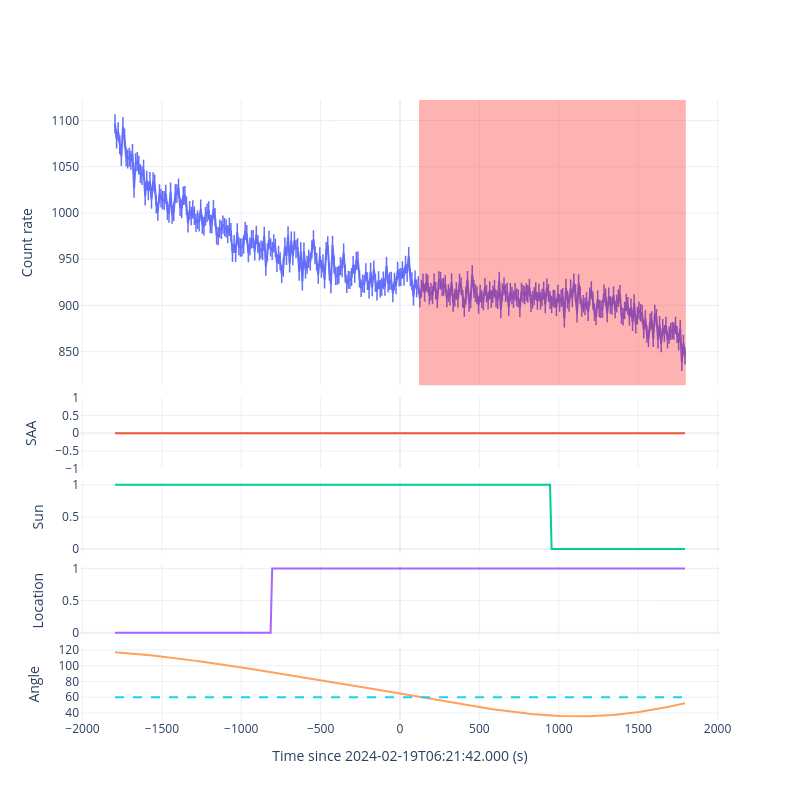
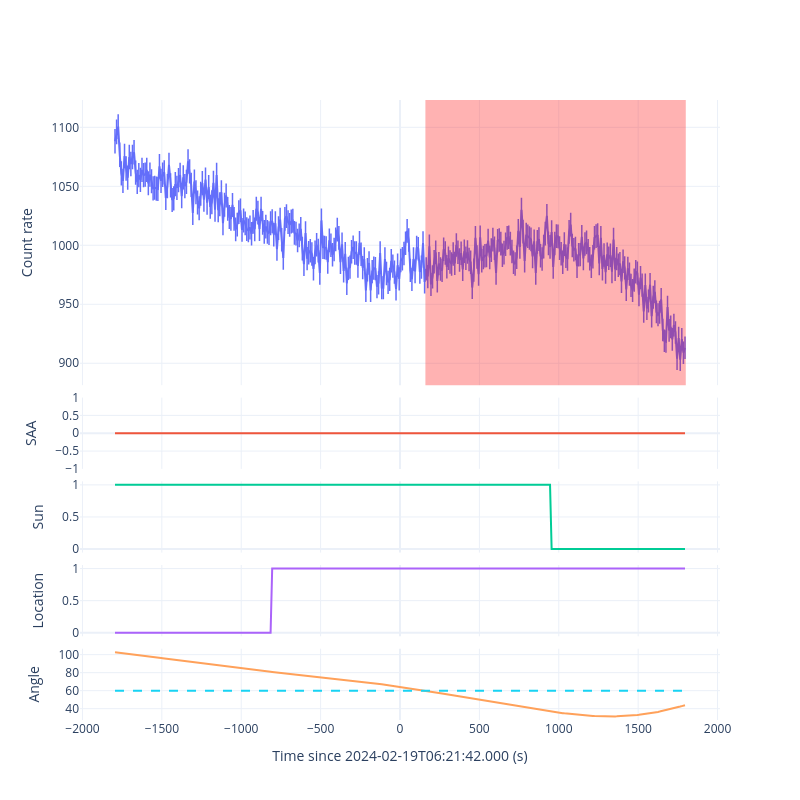
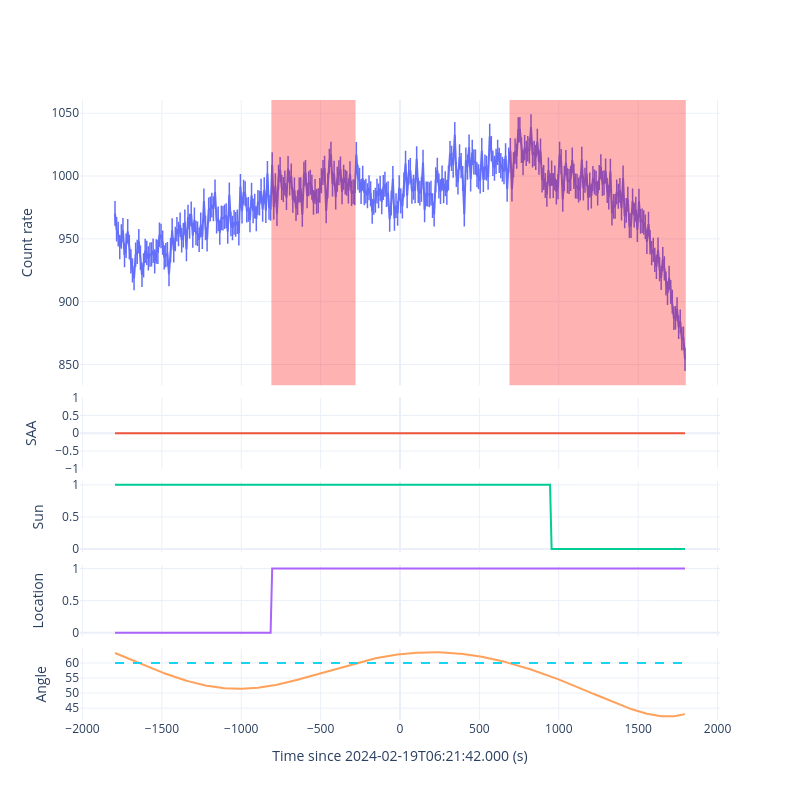
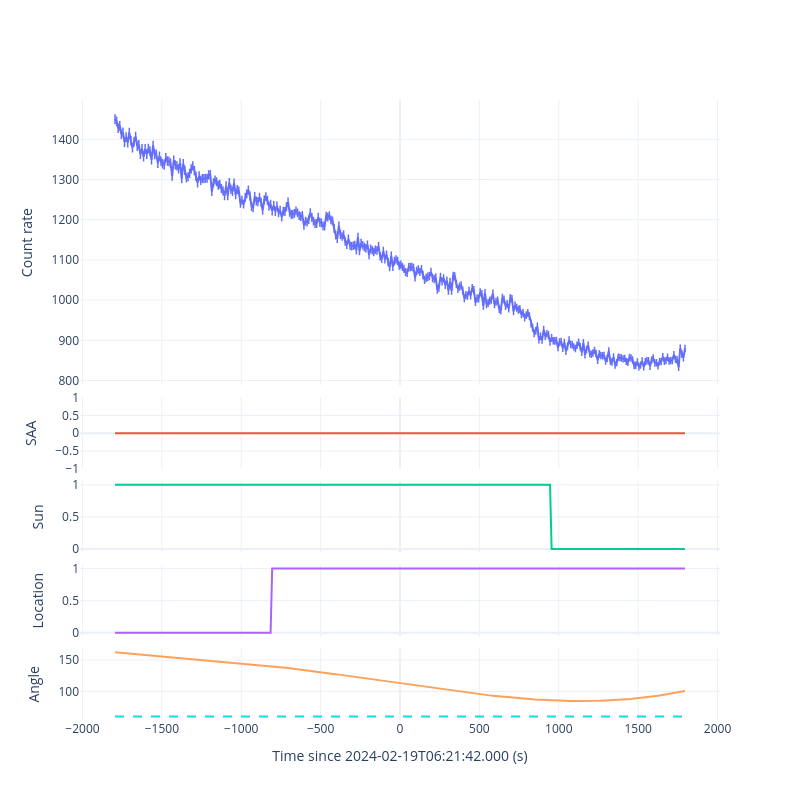

The cell these charts' notebook holds for them, in order:
### Code cell
gbm_goback_geo = gbmGeometry(file=gbm_goback_rtv.rtv_res['poshist'])

for det in ['n0', 'n1', 'n2', 'n3', 'n4', 'n5', 'n6', 'n7', 'n8', 'n9', 'na', 'nb']:
    gbm_tte = gbmTTE(gbm_rtv.rtv_res['tte'][det])
    gbm_tte.filter_time([-1800, 1800], fermi_met)
    if det[0] == 'n':
        gbm_tte.filter_energy([8, 900])
    else:
        gbm_tte.filter_energy([300, 38000])
    gbm_tte.lc_binsize = 10

    gbm_saa = gbm_goback_geo.get_saa_passage(met=gbm_tte.lc_time + fermi_goback_met)
    gbm_sun = gbm_goback_geo.get_sun_visible(met=gbm_tte.lc_time + fermi_goback_met)
    gbm_loc = gbm_goback_geo.get_location_visible(
        ra=80.016, dec=25.541, met=gbm_tte.lc_time + fermi_goback_met
    )
    gbm_ang = gbm_goback_geo.get_detector_angle(
        ra=80.016, dec=25.541, det=det, met=gbm_tte.lc_time + fermi_goback_met
    )

    roi_list = []
    for i in range(len(gbm_tte.lc_time)):
        if not gbm_saa[i] and gbm_loc[i] and gbm_ang[i] < 60:
            roi_list.append(gbm_tte.lc_bin_list[i])
    roi_list = union(roi_list)

    print(format_message(f'extract light curve for {det}'))

    fig = make_subplots(
        rows=5,
        cols=1,
        row_heights=[0.8, 0.2, 0.2, 0.2, 0.2],
        shared_xaxes=True,
        horizontal_spacing=0,
        vertical_spacing=0.02,
    )

    lc = go.Scatter(
        x=gbm_tte.lc_time,
        y=gbm_tte.lc_src_rate,
        mode='lines+markers',
        name='lightcurve',
        showlegend=False,
        error_y=dict(type='data', array=gbm_tte.lc_src_rate_err, thickness=1.5, width=0),
        marker=dict(symbol='cross-thin', size=0),
    )
    fig.add_trace(lc, row=1, col=1)

    for roi in roi_list:
        fig.add_vrect(
            x0=roi[0], x1=roi[1], fillcolor='red', opacity=0.3, line_width=0, row=1, col=1
        )

    saa = go.Scatter(
        x=gbm_tte.lc_time, y=gbm_saa.astype(int), mode='lines', name='SAA passage', showlegend=False
    )
    fig.add_trace(saa, row=2, col=1)

    sun = go.Scatter(
        x=gbm_tte.lc_time, y=gbm_sun.astype(int), mode='lines', name='sun visible', showlegend=False
    )
    fig.add_trace(sun, row=3, col=1)

    loc = go.Scatter(
        x=gbm_tte.lc_time,
        y=gbm_loc.astype(int),
        mode='lines',
        name='location visible',
        showlegend=False,
    )
    fig.add_trace(loc, row=4, col=1)

    ang = go.Scatter(
        x=gbm_tte.lc_time, y=gbm_ang, mode='lines', name='detector angle', showlegend=False
    )
    a60 = go.Scatter(
        x=gbm_tte.lc_time,
        y=[60] * len(gbm_tte.lc_time),
        mode='lines',
        showlegend=False,
        line=dict(width=2, dash='dash'),
    )
    fig.add_trace(ang, row=5, col=1)
    fig.add_trace(a60, row=5, col=1)

    fig.update_xaxes(title_text=f'Time since {gbm_tte.timezero_utc} (s)', row=5, col=1)
    fig.update_yaxes(title_text='Count rate', row=1, col=1)
    fig.update_yaxes(title_text='SAA', row=2, col=1)
    fig.update_yaxes(title_text='Sun', row=3, col=1)
    fig.update_yaxes(title_text='Location', row=4, col=1)
    fig.update_yaxes(title_text='Angle', row=5, col=1)
    fig.update_layout(template='plotly_white', height=800, width=800)
    fig.update_layout(legend=dict(x=1, y=1, xanchor='right', yanchor='bottom'))

    fig.show()

### Figure 1 — Plotly figure (JSON) as saved in the notebook; plotly's stock layout.template omitted (floating-point values rounded to 4 significant figures; data arrays with more than 128 entries replaced by an {"elided": "..."} marker saying what was removed)
{"data": [{"error_y": {"array": {"elided": "360 float values"}, "thickness": 1.5, "type": "data", "width": 0}, "marker": {"size": 0, "symbol": "cross-thin"}, "mode": "lines+markers", "name": "lightcurve", "showlegend": false, "type": "scatter", "x": {"elided": "360 float values"}, "xaxis": "x", "y": {"elided": "360 float values"}, "yaxis": "y"}, {"mode": "lines", "name": "SAA passage", "showlegend": false, "type": "scatter", "x": {"elided": "360 float values"}, "xaxis": "x2", "y": {"elided": "360 int values"}, "yaxis": "y2"}, {"mode": "lines", "name": "sun visible", "showlegend": false, "type": "scatter", "x": {"elided": "360 float values"}, "xaxis": "x3", "y": {"elided": "360 int values"}, "yaxis": "y3"}, {"mode": "lines", "name": "location visible", "showlegend": false, "type": "scatter", "x": {"elided": "360 float values"}, "xaxis": "x4", "y": {"elided": "360 int values"}, "yaxis": "y4"}, {"mode": "lines", "name": "detector angle", "showlegend": false, "type": "scatter", "x": {"elided": "360 float values"}, "xaxis": "x5", "y": {"elided": "360 float values"}, "yaxis": "y5"}, {"line": {"dash": "dash", "width": 2}, "mode": "lines", "showlegend": false, "type": "scatter", "x": {"elided": "360 float values"}, "xaxis": "x5", "y": {"elided": "360 int values"}, "yaxis": "y5"}], "layout": {"height": 800, "legend": {"x": 1, "xanchor": "right", "y": 1, "yanchor": "bottom"}, "shapes": [{"fillcolor": "red", "line": {"width": 0}, "opacity": 0.3, "type": "rect", "x0": 120, "x1": 1800, "xref": "x", "y0": 0, "y1": 1, "yref": "y domain"}], "width": 800, "xaxis": {"anchor": "y", "domain": [0, 1], "matches": "x5", "showticklabels": false}, "xaxis2": {"anchor": "y2", "domain": [0, 1], "matches": "x5", "showticklabels": false}, "xaxis3": {"anchor": "y3", "domain": [0, 1], "matches": "x5", "showticklabels": false}, "xaxis4": {"anchor": "y4", "domain": [0, 1], "matches": "x5", "showticklabels": false}, "xaxis5": {"anchor": "y5", "domain": [0, 1], "title": {"text": "Time since 2024-02-19T06:21:42.000 (s)"}}, "yaxis": {"anchor": "x", "domain": [0.54, 1], "title": {"text": "Count rate"}}, "yaxis2": {"anchor": "x2", "domain": [0.405, 0.52], "title": {"text": "SAA"}}, "yaxis3": {"anchor": "x3", "domain": [0.27, 0.385], "title": {"text": "Sun"}}, "yaxis4": {"anchor": "x4", "domain": [0.135, 0.25], "title": {"text": "Location"}}, "yaxis5": {"anchor": "x5", "domain": [0, 0.115], "title": {"text": "Angle"}}}}

### Figure 2 — Plotly figure (JSON) as saved in the notebook; plotly's stock layout.template omitted (floating-point values rounded to 4 significant figures; data arrays with more than 128 entries replaced by an {"elided": "..."} marker saying what was removed)
{"data": [{"error_y": {"array": {"elided": "360 float values"}, "thickness": 1.5, "type": "data", "width": 0}, "marker": {"size": 0, "symbol": "cross-thin"}, "mode": "lines+markers", "name": "lightcurve", "showlegend": false, "type": "scatter", "x": {"elided": "360 float values"}, "xaxis": "x", "y": {"elided": "360 float values"}, "yaxis": "y"}, {"mode": "lines", "name": "SAA passage", "showlegend": false, "type": "scatter", "x": {"elided": "360 float values"}, "xaxis": "x2", "y": {"elided": "360 int values"}, "yaxis": "y2"}, {"mode": "lines", "name": "sun visible", "showlegend": false, "type": "scatter", "x": {"elided": "360 float values"}, "xaxis": "x3", "y": {"elided": "360 int values"}, "yaxis": "y3"}, {"mode": "lines", "name": "location visible", "showlegend": false, "type": "scatter", "x": {"elided": "360 float values"}, "xaxis": "x4", "y": {"elided": "360 int values"}, "yaxis": "y4"}, {"mode": "lines", "name": "detector angle", "showlegend": false, "type": "scatter", "x": {"elided": "360 float values"}, "xaxis": "x5", "y": {"elided": "360 float values"}, "yaxis": "y5"}, {"line": {"dash": "dash", "width": 2}, "mode": "lines", "showlegend": false, "type": "scatter", "x": {"elided": "360 float values"}, "xaxis": "x5", "y": {"elided": "360 int values"}, "yaxis": "y5"}], "layout": {"height": 800, "legend": {"x": 1, "xanchor": "right", "y": 1, "yanchor": "bottom"}, "shapes": [{"fillcolor": "red", "line": {"width": 0}, "opacity": 0.3, "type": "rect", "x0": 160, "x1": 1800, "xref": "x", "y0": 0, "y1": 1, "yref": "y domain"}], "width": 800, "xaxis": {"anchor": "y", "domain": [0, 1], "matches": "x5", "showticklabels": false}, "xaxis2": {"anchor": "y2", "domain": [0, 1], "matches": "x5", "showticklabels": false}, "xaxis3": {"anchor": "y3", "domain": [0, 1], "matches": "x5", "showticklabels": false}, "xaxis4": {"anchor": "y4", "domain": [0, 1], "matches": "x5", "showticklabels": false}, "xaxis5": {"anchor": "y5", "domain": [0, 1], "title": {"text": "Time since 2024-02-19T06:21:42.000 (s)"}}, "yaxis": {"anchor": "x", "domain": [0.54, 1], "title": {"text": "Count rate"}}, "yaxis2": {"anchor": "x2", "domain": [0.405, 0.52], "title": {"text": "SAA"}}, "yaxis3": {"anchor": "x3", "domain": [0.27, 0.385], "title": {"text": "Sun"}}, "yaxis4": {"anchor": "x4", "domain": [0.135, 0.25], "title": {"text": "Location"}}, "yaxis5": {"anchor": "x5", "domain": [0, 0.115], "title": {"text": "Angle"}}}}

### Figure 3 — Plotly figure (JSON) as saved in the notebook; plotly's stock layout.template omitted (floating-point values rounded to 4 significant figures; data arrays with more than 128 entries replaced by an {"elided": "..."} marker saying what was removed)
{"data": [{"error_y": {"array": {"elided": "360 float values"}, "thickness": 1.5, "type": "data", "width": 0}, "marker": {"size": 0, "symbol": "cross-thin"}, "mode": "lines+markers", "name": "lightcurve", "showlegend": false, "type": "scatter", "x": {"elided": "360 float values"}, "xaxis": "x", "y": {"elided": "360 float values"}, "yaxis": "y"}, {"mode": "lines", "name": "SAA passage", "showlegend": false, "type": "scatter", "x": {"elided": "360 float values"}, "xaxis": "x2", "y": {"elided": "360 int values"}, "yaxis": "y2"}, {"mode": "lines", "name": "sun visible", "showlegend": false, "type": "scatter", "x": {"elided": "360 float values"}, "xaxis": "x3", "y": {"elided": "360 int values"}, "yaxis": "y3"}, {"mode": "lines", "name": "location visible", "showlegend": false, "type": "scatter", "x": {"elided": "360 float values"}, "xaxis": "x4", "y": {"elided": "360 int values"}, "yaxis": "y4"}, {"mode": "lines", "name": "detector angle", "showlegend": false, "type": "scatter", "x": {"elided": "360 float values"}, "xaxis": "x5", "y": {"elided": "360 float values"}, "yaxis": "y5"}, {"line": {"dash": "dash", "width": 2}, "mode": "lines", "showlegend": false, "type": "scatter", "x": {"elided": "360 float values"}, "xaxis": "x5", "y": {"elided": "360 int values"}, "yaxis": "y5"}], "layout": {"height": 800, "legend": {"x": 1, "xanchor": "right", "y": 1, "yanchor": "bottom"}, "shapes": [{"fillcolor": "red", "line": {"width": 0}, "opacity": 0.3, "type": "rect", "x0": -810, "x1": -280, "xref": "x", "y0": 0, "y1": 1, "yref": "y domain"}, {"fillcolor": "red", "line": {"width": 0}, "opacity": 0.3, "type": "rect", "x0": 690, "x1": 1800, "xref": "x", "y0": 0, "y1": 1, "yref": "y domain"}], "width": 800, "xaxis": {"anchor": "y", "domain": [0, 1], "matches": "x5", "showticklabels": false}, "xaxis2": {"anchor": "y2", "domain": [0, 1], "matches": "x5", "showticklabels": false}, "xaxis3": {"anchor": "y3", "domain": [0, 1], "matches": "x5", "showticklabels": false}, "xaxis4": {"anchor": "y4", "domain": [0, 1], "matches": "x5", "showticklabels": false}, "xaxis5": {"anchor": "y5", "domain": [0, 1], "title": {"text": "Time since 2024-02-19T06:21:42.000 (s)"}}, "yaxis": {"anchor": "x", "domain": [0.54, 1], "title": {"text": "Count rate"}}, "yaxis2": {"anchor": "x2", "domain": [0.405, 0.52], "title": {"text": "SAA"}}, "yaxis3": {"anchor": "x3", "domain": [0.27, 0.385], "title": {"text": "Sun"}}, "yaxis4": {"anchor": "x4", "domain": [0.135, 0.25], "title": {"text": "Location"}}, "yaxis5": {"anchor": "x5", "domain": [0, 0.115], "title": {"text": "Angle"}}}}

### Figure 4 — Plotly figure (JSON) as saved in the notebook; plotly's stock layout.template omitted (floating-point values rounded to 4 significant figures; data arrays with more than 128 entries replaced by an {"elided": "..."} marker saying what was removed)
{"data": [{"error_y": {"array": {"elided": "360 float values"}, "thickness": 1.5, "type": "data", "width": 0}, "marker": {"size": 0, "symbol": "cross-thin"}, "mode": "lines+markers", "name": "lightcurve", "showlegend": false, "type": "scatter", "x": {"elided": "360 float values"}, "xaxis": "x", "y": {"elided": "360 float values"}, "yaxis": "y"}, {"mode": "lines", "name": "SAA passage", "showlegend": false, "type": "scatter", "x": {"elided": "360 float values"}, "xaxis": "x2", "y": {"elided": "360 int values"}, "yaxis": "y2"}, {"mode": "lines", "name": "sun visible", "showlegend": false, "type": "scatter", "x": {"elided": "360 float values"}, "xaxis": "x3", "y": {"elided": "360 int values"}, "yaxis": "y3"}, {"mode": "lines", "name": "location visible", "showlegend": false, "type": "scatter", "x": {"elided": "360 float values"}, "xaxis": "x4", "y": {"elided": "360 int values"}, "yaxis": "y4"}, {"mode": "lines", "name": "detector angle", "showlegend": false, "type": "scatter", "x": {"elided": "360 float values"}, "xaxis": "x5", "y": {"elided": "360 float values"}, "yaxis": "y5"}, {"line": {"dash": "dash", "width": 2}, "mode": "lines", "showlegend": false, "type": "scatter", "x": {"elided": "360 float values"}, "xaxis": "x5", "y": {"elided": "360 int values"}, "yaxis": "y5"}], "layout": {"height": 800, "legend": {"x": 1, "xanchor": "right", "y": 1, "yanchor": "bottom"}, "width": 800, "xaxis": {"anchor": "y", "domain": [0, 1], "matches": "x5", "showticklabels": false}, "xaxis2": {"anchor": "y2", "domain": [0, 1], "matches": "x5", "showticklabels": false}, "xaxis3": {"anchor": "y3", "domain": [0, 1], "matches": "x5", "showticklabels": false}, "xaxis4": {"anchor": "y4", "domain": [0, 1], "matches": "x5", "showticklabels": false}, "xaxis5": {"anchor": "y5", "domain": [0, 1], "title": {"text": "Time since 2024-02-19T06:21:42.000 (s)"}}, "yaxis": {"anchor": "x", "domain": [0.54, 1], "title": {"text": "Count rate"}}, "yaxis2": {"anchor": "x2", "domain": [0.405, 0.52], "title": {"text": "SAA"}}, "yaxis3": {"anchor": "x3", "domain": [0.27, 0.385], "title": {"text": "Sun"}}, "yaxis4": {"anchor": "x4", "domain": [0.135, 0.25], "title": {"text": "Location"}}, "yaxis5": {"anchor": "x5", "domain": [0, 0.115], "title": {"text": "Angle"}}}}
